Frame 1 (no input): blank canvas, image omitted
Frame 60 (no input): blank canvas, image omitted
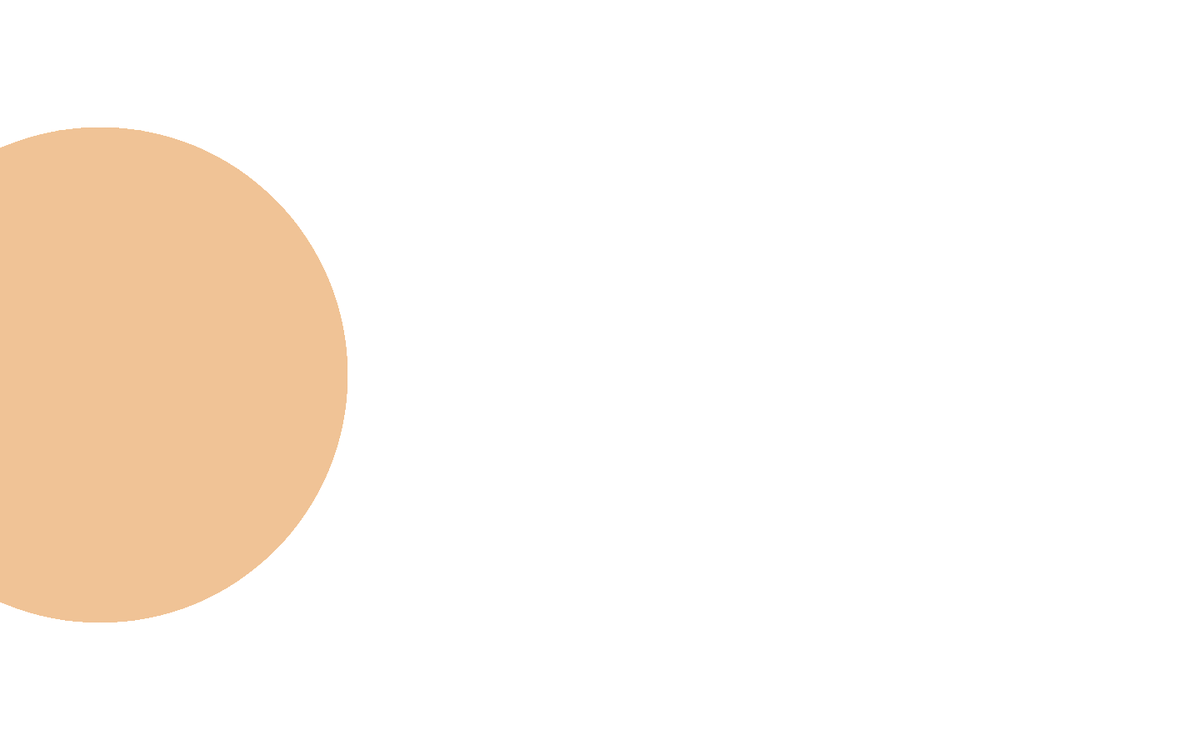
Frame 120 (the mouse pressed at the canvas centre since frame 60)

The p5.js sketch whose frames 1 and 60 were blank and that drew this single picture after the mouse press (run headless with seeded random() and noise() and a simulated clock; from frame 60 on, the mouse is pressed at the canvas centre):

// p5.js sketch
// ── sketch.js
function setup() {
  createCanvas(1440, 900)
}

function draw() {
  fill(mouseX / 3, (mouseY + mouseX) / 6, mouseY / 3)
  noStroke()
  ellipse(mouseX / 6, mouseY, mouseY + mouseX / 5, mouseY + mouseX / 5)
}
